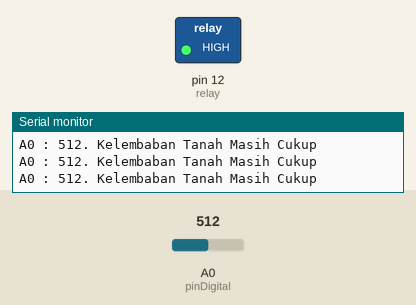
Simulated run of this sketch. Board: Arduino Uno, built with avr-gcc and run on an emulated ATmega328P. On the bench: switched loads named in the sketch (green lamp = pin HIGH), the last lines printed to the serial monitor. The inputs (shaded band) are chosen by the test bench; at power-on: A0 (pinDigital) = 512. WiFi joins after 1.5 s; servers stay silent unless stated.

Above: at 3.0 s.
3.1 s: A0 (pinDigital) set to 788
4.6 s: A0 (pinDigital) set to 811
At 6.2 s:
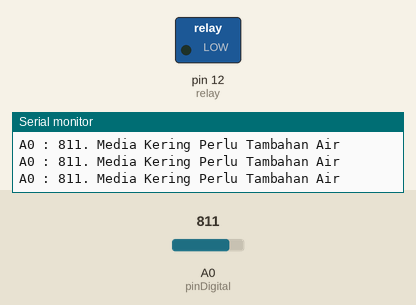
Timing chart, 0 to 7.7 s (numbered marks = the images above; inputs shaded):
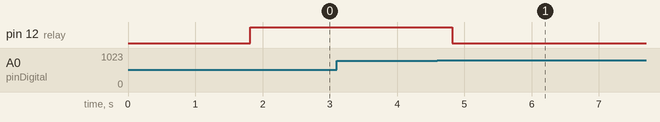

Measured:
- the behaviour switches between 800 and 801 on A0 (pinDigital) (found by bisection; images 0 and 1)
- after the input at 4.6 s, pin 12 (relay): HIGH → LOW after 0.22 s

The sketch:

blynk_tanaman_2.ino
```cpp
// kelompok D4 proyek penyiraman otomatis berbasis IOT
#define BLYNK_PRINT Serial

#include <ESP8266_Lib.h>
#include <BlynkSimpleShieldEsp8266.h>

// You should get Auth Token in the Blynk App.
// Go to the Project Settings (nut icon).LJbQLPE-YuPB3RAL-1o8v341R-y7RfNF
char auth[] = "jtiPbKBcVigAr6UHwtJbptPf8jRuzYdT";

// Your WiFi credentials.
// Set password to "" for open networks.
char ssid[] = "mmmm";
char pass[] = "gajahterbang";

// Hardware Serial on Mega, Leonardo, Micro...
//#define EspSerial Serial1

    const int pinDigital = A0; //inisialisasi pin sensor
    const int relay = 12;       //inisialisasi pin relay


// or Software Serial on Uno, Nano...
#include <SoftwareSerial.h>
SoftwareSerial EspSerial(2, 3); // RX, TX

// Your ESP8266 baud rate:
#define ESP8266_BAUD 9600

ESP8266 wifi(&EspSerial);
WidgetLCD lcd(V1); //lcd android


void setup()
{
  // Debug console
  Serial.begin(9600);

  // Set ESP8266 baud rate
  EspSerial.begin(ESP8266_BAUD);
  delay(10);

//  Blynk.begin(auth, wifi, ssid, pass);
  // You can also specify server:
  Blynk.begin(auth, wifi, ssid, pass, "blynk-cloud.com", 8080); //khusus indihomo
  //Blynk.begin(auth, wifi, ssid, pass, IPAddress(192,168,1,100), 8080);


      pinMode(pinDigital, INPUT);   //menetapkan pin A0 sebagai input
      pinMode(relay, OUTPUT);       //menetapkan pin 6 sebagai output
}


void loop()
{
  Blynk.run();

int dataAnalog = analogRead (pinDigital);  //membaca nilai dari pin sensor
//print hasil ke serial monitor
Blynk.virtualWrite (V3, dataAnalog);// data ke Blynk
Serial.print ("A0 : ");
Serial.print (dataAnalog);

//jika nilai A0 kurang dari 500, print kata serta nyalakan led hijau dan matikan led kuning, merah dan juga relay
if (dataAnalog < 500) {
  Serial.println(". Media Masih Basah");

  digitalWrite (relay, HIGH);
//      BLYNK_READ(V1)
//        {
          Blynk.virtualWrite(V1,"Media Masih");
          Blynk.virtualWrite(V2,"Basah");
//        }
  }

 //tetapi, jika nilai A0 kurang dari 900, print kata serta nyalakan led kuning dan relay kemudian matikan led hijau dan juga merah
 else if (dataAnalog > 501 && dataAnalog < 800) {
  Serial.println(". Kelembaban Tanah Masih Cukup");

  digitalWrite (relay, HIGH);
          Blynk.virtualWrite(V1,"Kelembaban Tanah");
          Blynk.virtualWrite(V2,"Masih Cukup");
  }

 //selain dari itu, hanya nyalakan led merah dan juga relay
 else if ( dataAnalog > 800){
  Serial.println (". Media Kering Perlu Tambahan Air");

  digitalWrite (relay, LOW);

          Blynk.virtualWrite(V1,"Media Kering");
          Blynk.virtualWrite(V2,"Perlu Tambahan Air");
  }

 delay (500);

}
```
